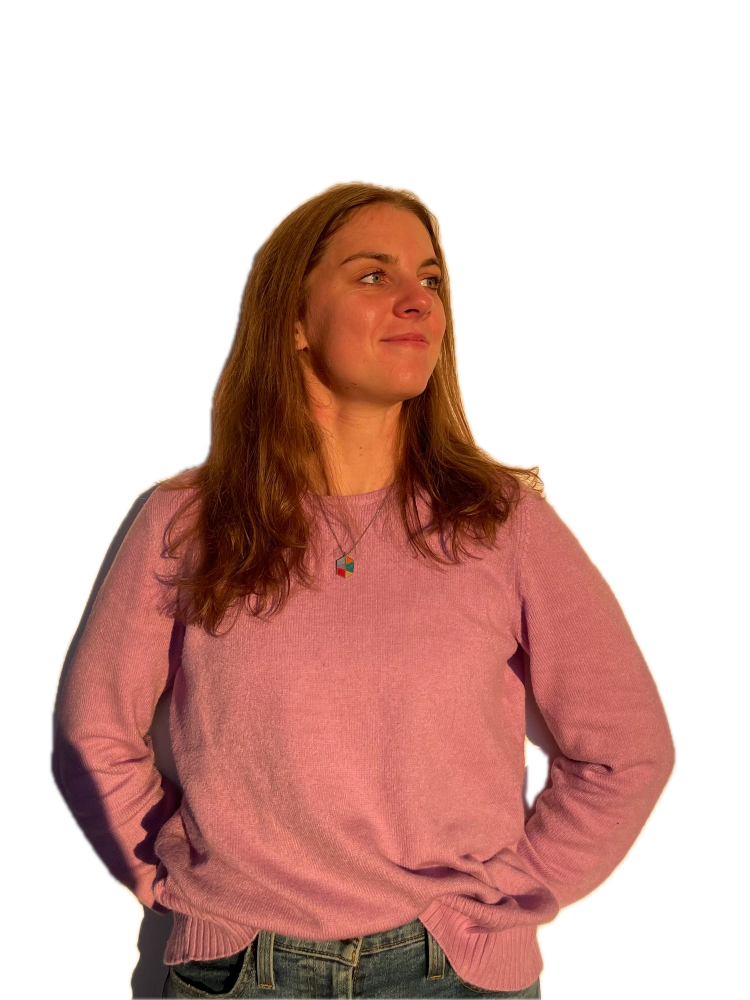
#> input picture graphics/hosts/kaja-cutout.png, 1500 x 2000 px (shown at 1/2 size); its folder holds 2 pictures in this run
$ python prepare.py
#> lines starting #> are read from the running program, lines starting #| are printed output that depends on the picture
"""Host portraits for the intro slides → public/slides/<name>-halftone.png and
<name>-tint.png (the blue-toned photo the hosts slide uses)
(720px square, grayscale on white; the slide shader drops tones above 0.85).

Framing matches across hosts: head-and-shoulders, the head ~a third of the width with a
little air above the hair, shoulders running off the left edge so the dots line up with
the text under them. Tones are squeezed into 0.05–0.80 so highlights keep small dots.

    swift graphics/hosts/lift.swift graphics/hosts/<name>.jpg graphics/hosts/<name>-cutout.png
    python3 graphics/hosts/prepare.py            # rebuilds every host below
"""
from pathlib import Path
from PIL import Image, ImageChops, ImageFilter, ImageOps

HERE = Path(__file__).parent
OUT = HERE.parent.parent / "public" / "slides"

HOSTS = {
    # crop = (left, top, size) in source px of the cut-out, or (left, top, width, height)
    # for a wider-than-tall frame: it's scaled to the full width and set at the bottom of
    # the white square (white is dropped by the shader, so the slide shows just the crop)
    # kaja: sunlit skin has little range in luma; green+blue keep the shading, a wide
    # unsharp mask brings out the features, gamma < 1 keeps the face light
    # crops for the square photo tiles on the hosts slide, framed in paper (design show&tell, 02 hosts)
    "kaja": dict(crop=(195, 283, 987), channels=(0, 0.6, 0.4), unsharp=24, gamma=0.85),
    "anuska": dict(crop=(0, 0, 800), channels=None, unsharp=0, gamma=1.3),
}

for name, o in HOSTS.items():
    src = Image.open(HERE / f"{name}-cutout.png").convert("RGBA")
#> src is the input picture: PIL image 1500x2000 RGBA; mean R, G, B, A 75.4, 41.1, 34.5, 112.6
    r, g, b, a = src.split()
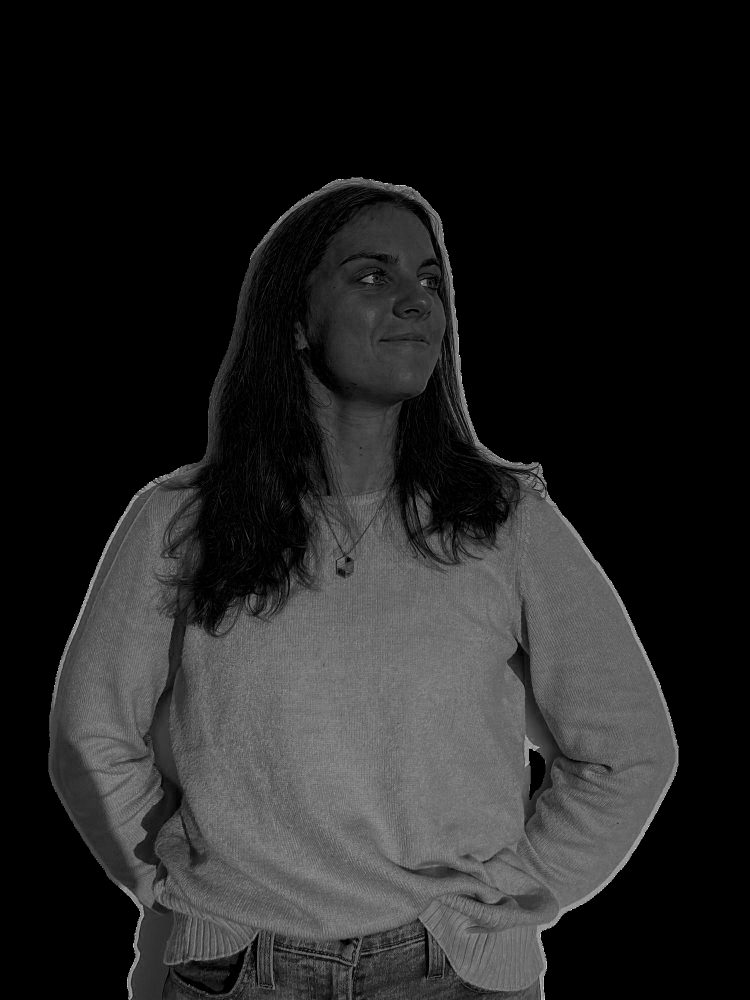
#> b: PIL image 1500x2000 L (shown at 1/2 size); min 0, max 255, mean 34.5
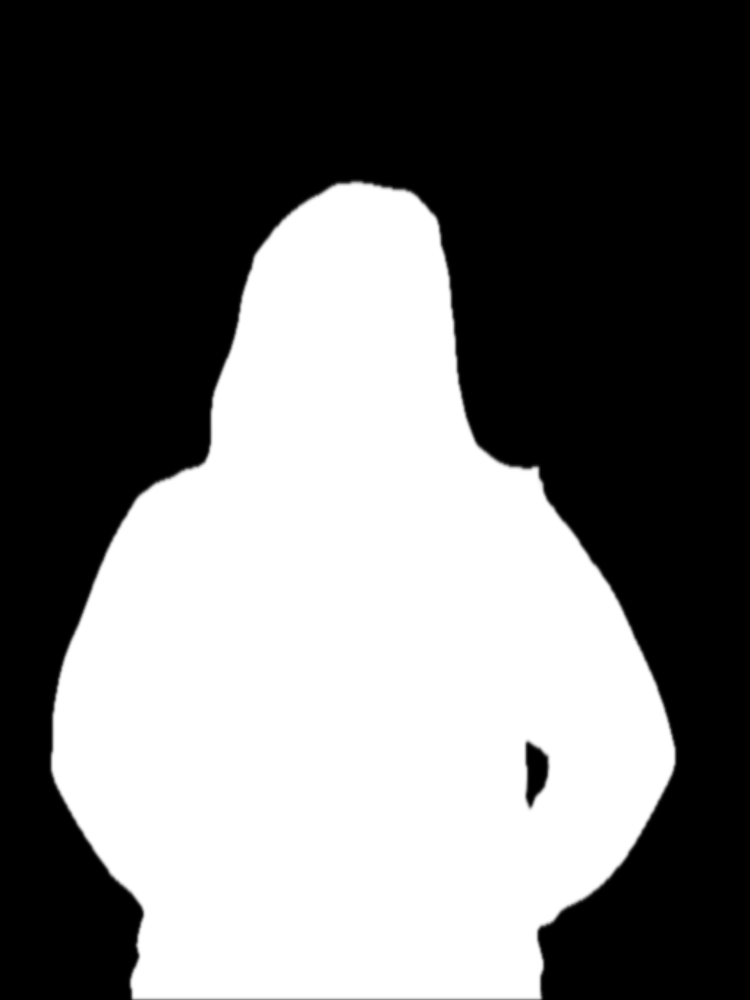
#> a: PIL image 1500x2000 L (shown at 1/2 size); min 0, max 255, mean 112.6
    if o["channels"]:
        wr, wg, wb = o["channels"]
        gray = ImageChops.add(ImageChops.add(r.point(lambda v: v * wr), g.point(lambda v: v * wg)), b.point(lambda v: v * wb))
    else:
        gray = src.convert("L")
    if o["unsharp"]:
        gray = gray.filter(ImageFilter.UnsharpMask(radius=o["unsharp"], percent=120, threshold=0))
    gray = ImageOps.autocontrast(gray, cutoff=1, mask=a.point(lambda v: 255 if v > 128 else 0))
    gray = gray.point(lambda v, k=o["gamma"]: round(255 * (0.05 + 0.75 * (v / 255) ** k)))
    flat = Image.new("L", src.size, 255)
#> flat: PIL image 1500x2000 L; every value is 255
    flat.paste(gray, mask=a)
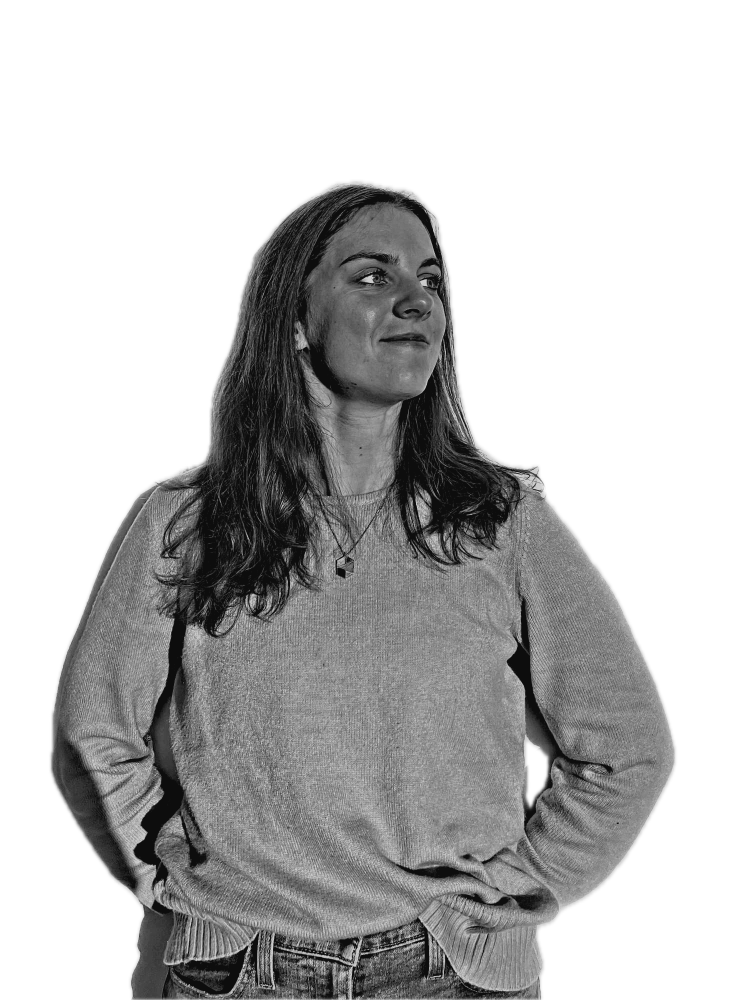
#> flat: PIL image 1500x2000 L (shown at 1/2 size); min 13, max 255, mean 190.4
    x, y, w, *h = o["crop"]
    h = h[0] if h else w
    part = flat.crop((x, y, x + w, y + h)).resize((720, round(720 * h / w)), Image.LANCZOS)
    square = Image.new("L", (720, 720), 255)
#> square: PIL image 720x720 L; every value is 255
    square.paste(part, (0, 720 - part.height))
    square.save(OUT / f"{name}-halftone.png")
    print(name, "→", OUT / f"{name}-halftone.png")

    # the plain photo for the hosts slide: same cut-out and crop, toned from the site's
    # navy ink (shadows) to a pale blue (highlights), background left transparent
    tone = ImageOps.autocontrast(src.convert("L"), cutoff=1, mask=a.point(lambda v: 255 if v > 128 else 0))
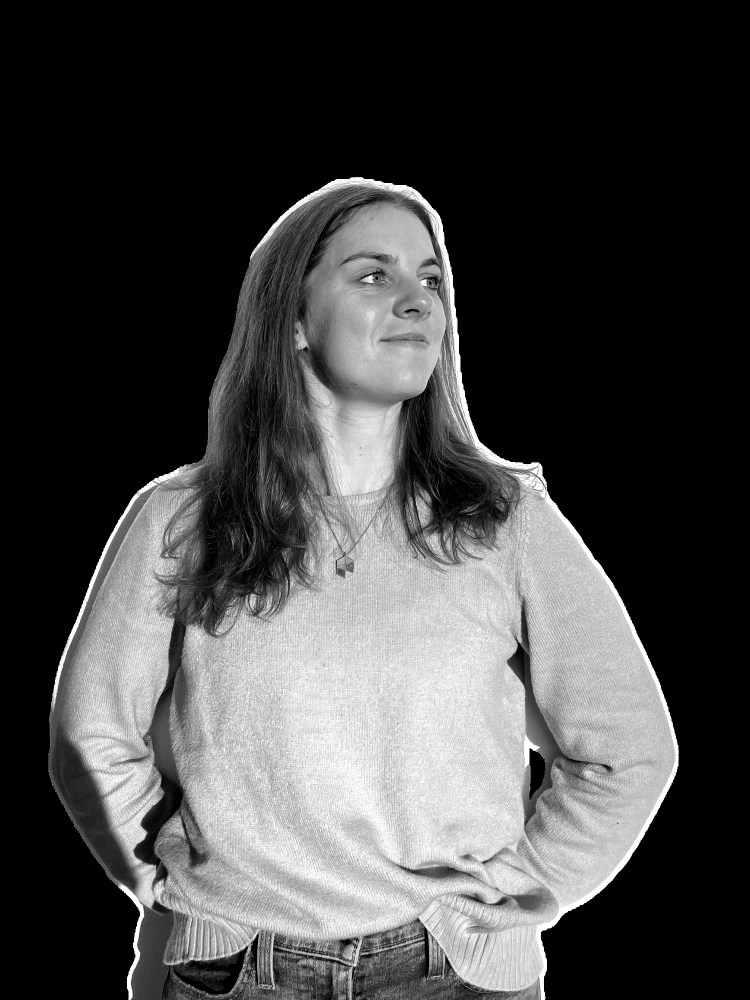
#> tone: PIL image 1500x2000 L (shown at 1/2 size); min 0, max 255, mean 71
    tint = ImageOps.colorize(tone, black="#021093", white="#eef2ff", mid="#5b78e0").convert("RGBA")
    tint.putalpha(a.filter(ImageFilter.MinFilter(3)))  # pull the edge in 1px: no white fringe on dark
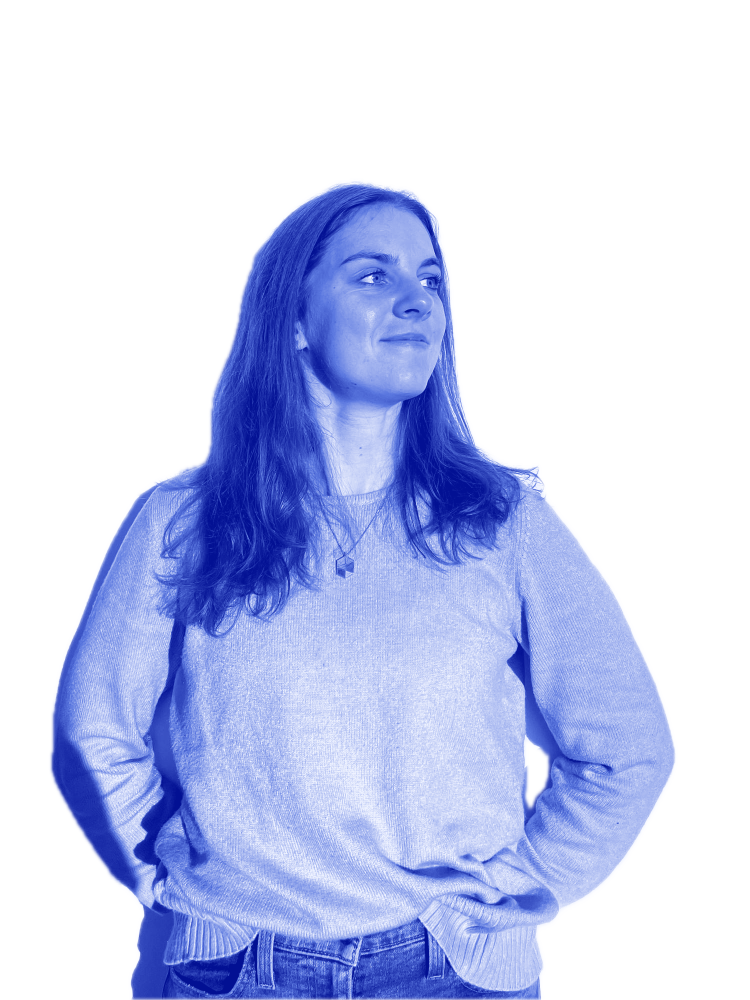
#> tint: PIL image 1500x2000 RGBA (shown at 1/2 size); mean R, G, B, A 61.6, 76.9, 181.7, 112.1; transparent parts drawn white
    part = tint.crop((x, y, x + w, y + h)).resize((720, round(720 * h / w)), Image.LANCZOS)
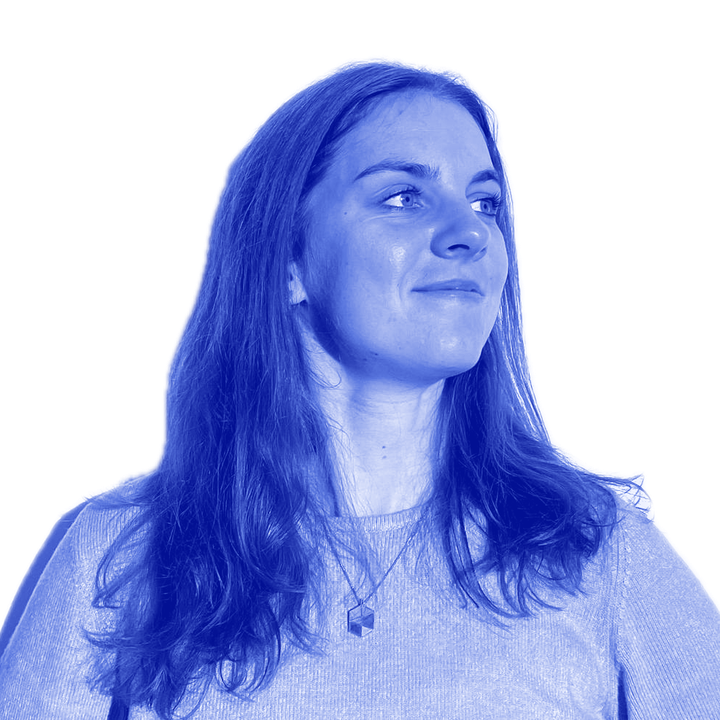
#> part: PIL image 720x720 RGBA; mean R, G, B, A 61, 71.9, 122.1, 142.1; transparent parts drawn white
    square = Image.new("RGBA", (720, 720), (0, 0, 0, 0))
#> square: PIL image 720x720 RGBA; every value is 0
    square.paste(part, (0, 720 - part.height))
    square.save(OUT / f"{name}-tint.png")
    print(name, "→", OUT / f"{name}-tint.png")
#> pass 2 of the loop `for name, o in HOSTS.items():`:
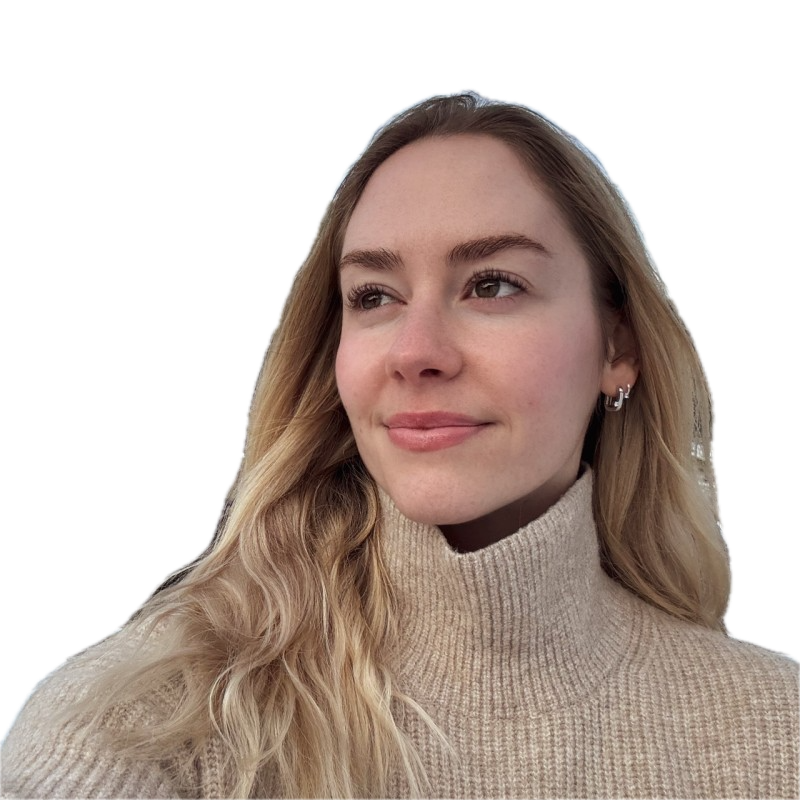
#> input picture graphics/hosts/anuska-cutout.png, 800 x 800 px
#> src is the input picture: PIL image 800x800 RGBA; mean R, G, B, A 80.6, 66.2, 58.8, 137.6
#> r: PIL image 800x800 L
#> g: PIL image 800x800 L
#> b: PIL image 800x800 L
#> a: PIL image 800x800 L
#> `gray = ImageOps.autocontrast(gray, cutoff=1, mask=a.point(lambda v: 25..`:
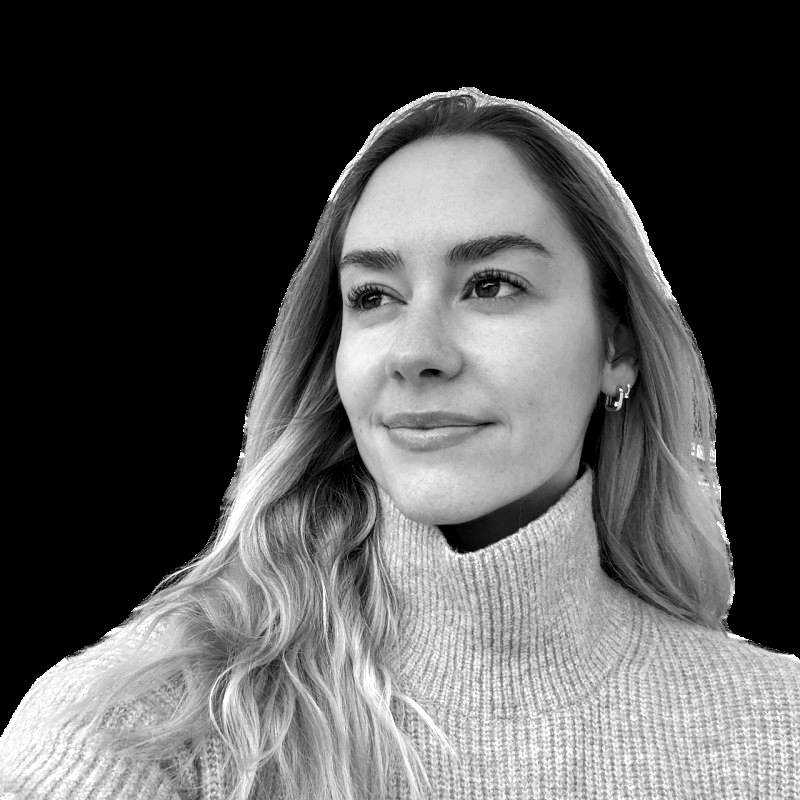
#> gray: PIL image 800x800 L; min 0, max 255, mean 84.7
#> `tint.putalpha(a.filter(ImageFilter.MinFilter(3)))`:
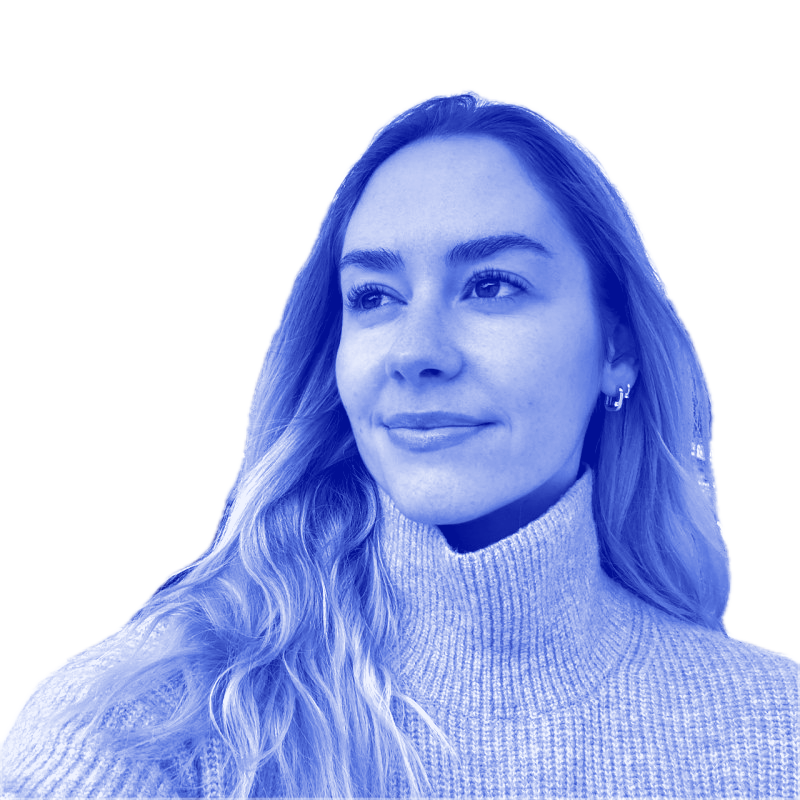
#> tint: PIL image 800x800 RGBA; mean R, G, B, A 71.4, 88.2, 189.7, 136.6; transparent parts drawn white
